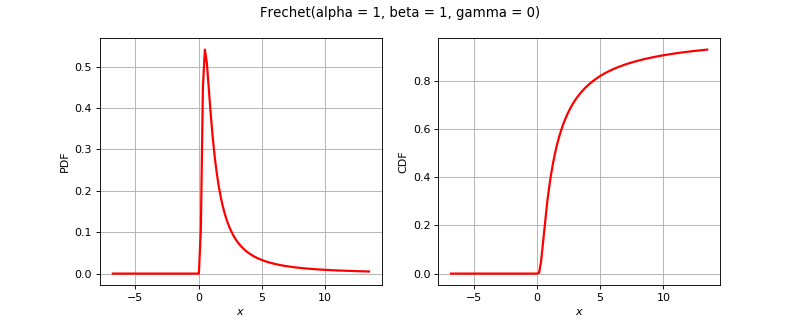

Write Python code to recreate this figure.
import openturns as ot
from matplotlib import pyplot as plt
from openturns.viewer import View
if ot.Frechet().__class__.__name__ == 'Bernoulli':
    distribution = ot.Bernoulli(0.7)
elif ot.Frechet().__class__.__name__ == 'Binomial':
    distribution = ot.Binomial(5, 0.2)
elif ot.Frechet().__class__.__name__ == 'ComposedDistribution':
    copula = ot.IndependentCopula(2)
    marginals = [ot.Uniform(1.0, 2.0), ot.Normal(2.0, 3.0)]
    distribution = ot.ComposedDistribution(marginals, copula)
elif ot.Frechet().__class__.__name__ == 'CumulativeDistributionNetwork':
    coll = [ot.Normal(2),ot.Dirichlet([0.5, 1.0, 1.5])]
    distribution = ot.CumulativeDistributionNetwork(coll, ot.BipartiteGraph([[0,1], [0,1]]))
elif ot.Frechet().__class__.__name__ == 'Histogram':
    distribution = ot.Histogram([-1.0, 0.5, 1.0, 2.0], [0.45, 0.4, 0.15])
elif ot.Frechet().__class__.__name__ == 'KernelMixture':
    kernel = ot.Uniform()
    sample = ot.Normal().getSample(5)
    bandwith = [1.0]
    distribution = ot.KernelMixture(kernel, bandwith, sample)
elif ot.Frechet().__class__.__name__ == 'MaximumDistribution':
    coll = [ot.Uniform(2.5, 3.5), ot.LogUniform(1.0, 1.2), ot.Triangular(2.0, 3.0, 4.0)]
    distribution = ot.MaximumDistribution(coll)
elif ot.Frechet().__class__.__name__ == 'Multinomial':
    distribution = ot.Multinomial(5, [0.2])
elif ot.Frechet().__class__.__name__ == 'RandomMixture':
    coll = [ot.Triangular(0.0, 1.0, 5.0), ot.Uniform(-2.0, 2.0)]
    weights = [0.8, 0.2]
    cst = 3.0
    distribution = ot.RandomMixture(coll, weights, cst)
elif ot.Frechet().__class__.__name__ == 'TruncatedDistribution':
    distribution = ot.TruncatedDistribution(ot.Normal(2.0, 1.5), 1.0, 4.0)
elif ot.Frechet().__class__.__name__ == 'UserDefined':
    distribution = ot.UserDefined([[0.0], [1.0], [2.0]], [0.2, 0.7, 0.1])
elif ot.Frechet().__class__.__name__ == 'ZipfMandelbrot':
    distribution = ot.ZipfMandelbrot(10, 2.5, 0.3)
else:
    distribution = ot.Frechet()
dimension = distribution.getDimension()
title = str(distribution)[:100].split('\n')[0]
if dimension == 1:
    distribution.setDescription(['$x$'])
    pdf_graph = distribution.drawPDF()
    cdf_graph = distribution.drawCDF()
    fig = plt.figure(figsize=(10, 4))
    pdf_axis = fig.add_subplot(121)
    cdf_axis = fig.add_subplot(122)
    View(pdf_graph, figure=fig, axes=[pdf_axis], add_legend=False)
    View(cdf_graph, figure=fig, axes=[cdf_axis], add_legend=False)
    fig.suptitle(title)
elif dimension == 2:
    distribution.setDescription(['$x_1$', '$x_2$'])
    pdf_graph = distribution.drawPDF()
    pdf_graph.setTitle(title)
    fig = plt.figure(figsize=(10, 5))
    pdf_axis = fig.add_subplot(111)
    View(pdf_graph, figure=fig, axes=[pdf_axis], add_legend=False, square_axes=True)
